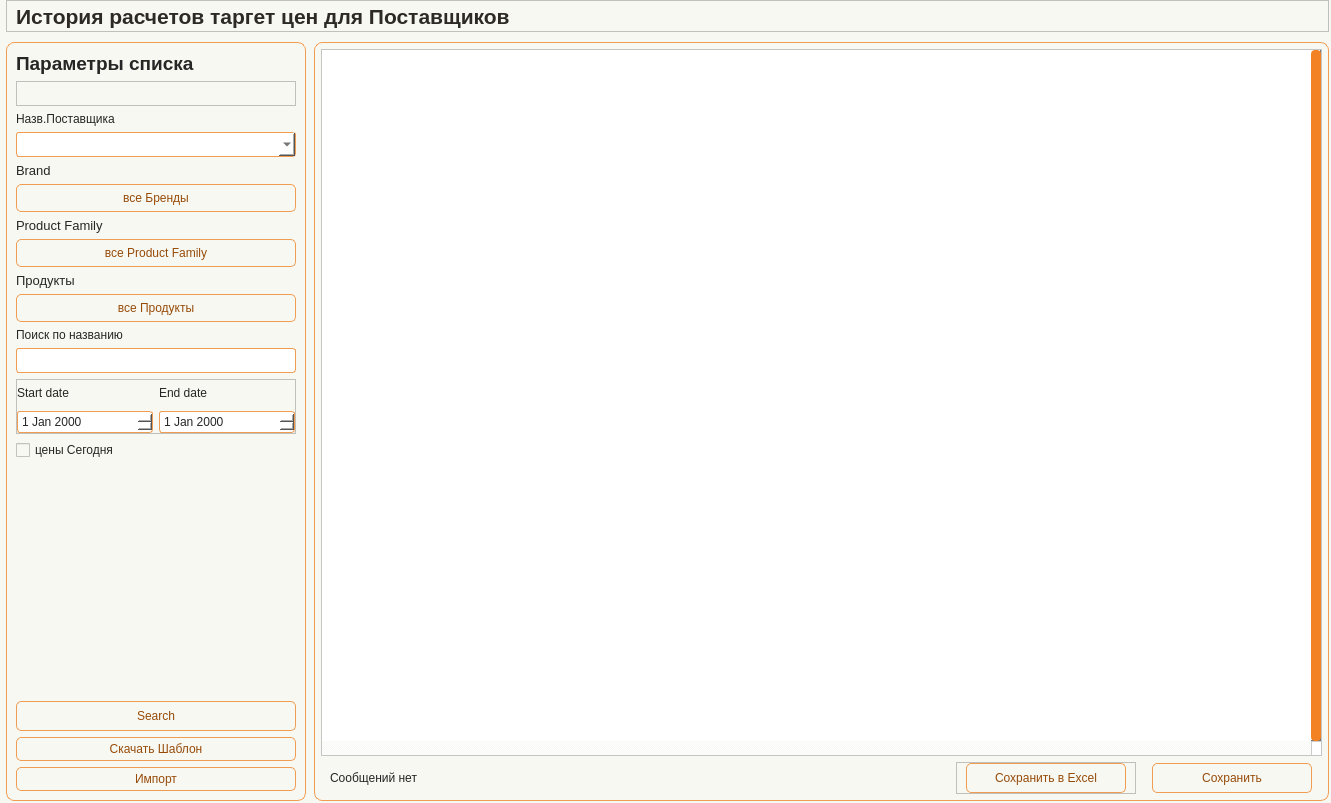
<?xml version="1.0" encoding="UTF-8"?>
<ui version="4.0">
 <class>Form</class>
 <widget class="QWidget" name="Form">
  <property name="geometry">
   <rect>
    <x>0</x>
    <y>0</y>
    <width>1331</width>
    <height>803</height>
   </rect>
  </property>
  <property name="minimumSize">
   <size>
    <width>930</width>
    <height>650</height>
   </size>
  </property>
  <property name="windowTitle">
   <string>Form</string>
  </property>
  <property name="styleSheet">
   <string notr="true">/* ===== BASE PREVIEW STYLE FOR DESIGNER ===== */

QWidget {
    background-color: #f8f8f2;
    color: #262626;
    font: 10pt &quot;Tahoma&quot;;
}

/* ===== LABELS ===== */

QLabel {
    color: #262626;
}

#Title_label {
    font: 16pt &quot;Tahoma&quot;;
    font-weight: 700;
    color: #2D2A26;
}

QLabel#label_filter_title {
    font: 14pt &quot;Tahoma&quot;;
    font-weight: 700;
}

/* ===== INPUTS ===== */

QLineEdit, QComboBox, QDateEdit {
    border: 1px solid #f09d54;
    border-radius: 3px;
    padding: 2px;
    background-color: #ffffff;
    color: #262626;
}

/* ===== BUTTONS ===== */

QPushButton {
    border: 1px solid #f09d54;
    border-radius: 5px;
    background-color: #f8f8f2;
    color: #964b09;
    padding: 4px;
}

/* ===== TABLE ===== */

QTableWidget {
    background-color: #ffffff;
    gridline-color: #f28223;
    selection-background-color: #f5d3b5;
    selection-color: #262626;
}

QHeaderView::section {
    background-color: #f5d3b5;
    border: 1px solid #f28223;
    padding: 3px;
}

/* ===== FRAMES ===== */

QFrame#frame_LeftPanel, 
QFrame#frame_RightPanel {
    border: 1px solid #f28223;
    border-radius: 5px;
}

/* ===== SCROLL ===== */

QScrollBar:vertical {
    background: #f8f8f2;
    width: 10px;
}

QScrollBar::handle:vertical {
    background: #f28223;
    border-radius: 4px;
}</string>
  </property>
  <layout class="QHBoxLayout" name="horizontalLayout">
   <property name="leftMargin">
    <number>0</number>
   </property>
   <property name="topMargin">
    <number>0</number>
   </property>
   <property name="rightMargin">
    <number>0</number>
   </property>
   <property name="bottomMargin">
    <number>0</number>
   </property>
   <item>
    <widget class="QWidget" name="widget" native="true">
     <layout class="QVBoxLayout" name="verticalLayout">
      <property name="spacing">
       <number>10</number>
      </property>
      <property name="leftMargin">
       <number>6</number>
      </property>
      <property name="topMargin">
       <number>0</number>
      </property>
      <property name="rightMargin">
       <number>2</number>
      </property>
      <property name="bottomMargin">
       <number>2</number>
      </property>
      <item>
       <widget class="QFrame" name="frame_6">
        <property name="minimumSize">
         <size>
          <width>0</width>
          <height>32</height>
         </size>
        </property>
        <property name="maximumSize">
         <size>
          <width>16777215</width>
          <height>32</height>
         </size>
        </property>
        <property name="frameShape">
         <enum>QFrame::Shape::StyledPanel</enum>
        </property>
        <property name="frameShadow">
         <enum>QFrame::Shadow::Raised</enum>
        </property>
        <layout class="QHBoxLayout" name="horizontalLayout_5">
         <property name="spacing">
          <number>0</number>
         </property>
         <property name="topMargin">
          <number>0</number>
         </property>
         <property name="bottomMargin">
          <number>0</number>
         </property>
         <item>
          <widget class="QLabel" name="Title_label">
           <property name="minimumSize">
            <size>
             <width>0</width>
             <height>30</height>
            </size>
           </property>
           <property name="maximumSize">
            <size>
             <width>16777215</width>
             <height>30</height>
            </size>
           </property>
           <property name="font">
            <font>
             <family>Tahoma</family>
             <pointsize>16</pointsize>
             <italic>false</italic>
             <bold>true</bold>
            </font>
           </property>
           <property name="layoutDirection">
            <enum>Qt::LayoutDirection::LeftToRight</enum>
           </property>
           <property name="text">
            <string>История расчетов таргет цен для Поставщиков</string>
           </property>
          </widget>
         </item>
         <item>
          <spacer name="horizontalSpacer_top">
           <property name="orientation">
            <enum>Qt::Orientation::Horizontal</enum>
           </property>
           <property name="sizeHint" stdset="0">
            <size>
             <width>654</width>
             <height>17</height>
            </size>
           </property>
          </spacer>
         </item>
        </layout>
       </widget>
      </item>
      <item>
       <widget class="QFrame" name="frame_Content">
        <property name="frameShape">
         <enum>QFrame::Shape::NoFrame</enum>
        </property>
        <property name="frameShadow">
         <enum>QFrame::Shadow::Plain</enum>
        </property>
        <layout class="QHBoxLayout" name="horizontalLayout_content">
         <property name="spacing">
          <number>8</number>
         </property>
         <property name="leftMargin">
          <number>0</number>
         </property>
         <property name="topMargin">
          <number>0</number>
         </property>
         <property name="rightMargin">
          <number>0</number>
         </property>
         <property name="bottomMargin">
          <number>0</number>
         </property>
         <item>
          <widget class="QFrame" name="frame_LeftPanel">
           <property name="minimumSize">
            <size>
             <width>280</width>
             <height>0</height>
            </size>
           </property>
           <property name="maximumSize">
            <size>
             <width>300</width>
             <height>16777215</height>
            </size>
           </property>
           <property name="styleSheet">
            <string notr="true">#frame_LeftPanel {border: 1px solid #f09d54; border-radius: 8px;}</string>
           </property>
           <property name="frameShape">
            <enum>QFrame::Shape::StyledPanel</enum>
           </property>
           <property name="frameShadow">
            <enum>QFrame::Shadow::Raised</enum>
           </property>
           <layout class="QVBoxLayout" name="verticalLayout_left">
            <property name="spacing">
             <number>6</number>
            </property>
            <property name="leftMargin">
             <number>9</number>
            </property>
            <property name="topMargin">
             <number>9</number>
            </property>
            <property name="rightMargin">
             <number>9</number>
            </property>
            <property name="bottomMargin">
             <number>9</number>
            </property>
            <item>
             <widget class="QLabel" name="label_filter_title">
              <property name="font">
               <font>
                <family>Tahoma</family>
                <pointsize>14</pointsize>
                <italic>false</italic>
                <bold>true</bold>
               </font>
              </property>
              <property name="text">
               <string>Параметры списка</string>
              </property>
             </widget>
            </item>
            <item>
             <widget class="QFrame" name="frame_2">
              <property name="minimumSize">
               <size>
                <width>0</width>
                <height>25</height>
               </size>
              </property>
              <property name="maximumSize">
               <size>
                <width>16777215</width>
                <height>25</height>
               </size>
              </property>
              <property name="frameShape">
               <enum>QFrame::Shape::StyledPanel</enum>
              </property>
              <property name="frameShadow">
               <enum>QFrame::Shadow::Raised</enum>
              </property>
             </widget>
            </item>
            <item>
             <widget class="QLabel" name="label_2">
              <property name="text">
               <string>Назв.Поставщика</string>
              </property>
             </widget>
            </item>
            <item>
             <widget class="QComboBox" name="line_SupplName">
              <property name="minimumSize">
               <size>
                <width>0</width>
                <height>25</height>
               </size>
              </property>
              <property name="maximumSize">
               <size>
                <width>16777215</width>
                <height>25</height>
               </size>
              </property>
             </widget>
            </item>
            <item>
             <widget class="QLabel" name="label_5">
              <property name="font">
               <font>
                <family>Tahoma</family>
                <pointsize>10</pointsize>
                <italic>false</italic>
                <bold>false</bold>
               </font>
              </property>
              <property name="text">
               <string>Brand</string>
              </property>
             </widget>
            </item>
            <item>
             <widget class="QPushButton" name="btn_FilterBrand">
              <property name="minimumSize">
               <size>
                <width>0</width>
                <height>28</height>
               </size>
              </property>
              <property name="toolTip">
               <string>Открыть фильтр по брендам</string>
              </property>
              <property name="text">
               <string>все Бренды</string>
              </property>
             </widget>
            </item>
            <item>
             <widget class="QLabel" name="label_4">
              <property name="font">
               <font>
                <family>Tahoma</family>
                <pointsize>10</pointsize>
                <italic>false</italic>
                <bold>false</bold>
               </font>
              </property>
              <property name="text">
               <string>Product Family</string>
              </property>
             </widget>
            </item>
            <item>
             <widget class="QPushButton" name="btn_FilterProductFamily">
              <property name="minimumSize">
               <size>
                <width>0</width>
                <height>28</height>
               </size>
              </property>
              <property name="toolTip">
               <string>Открыть фильтр по Product Family</string>
              </property>
              <property name="text">
               <string>все Product Family</string>
              </property>
             </widget>
            </item>
            <item>
             <widget class="QLabel" name="label_3">
              <property name="font">
               <font>
                <family>Tahoma</family>
                <pointsize>10</pointsize>
                <italic>false</italic>
                <bold>false</bold>
               </font>
              </property>
              <property name="text">
               <string>Продукты</string>
              </property>
             </widget>
            </item>
            <item>
             <widget class="QPushButton" name="btn_FilterProduct">
              <property name="minimumSize">
               <size>
                <width>0</width>
                <height>28</height>
               </size>
              </property>
              <property name="toolTip">
               <string>Открыть фильтр по продуктам</string>
              </property>
              <property name="text">
               <string>все Продукты</string>
              </property>
             </widget>
            </item>
            <item>
             <widget class="QLabel" name="label_8">
              <property name="text">
               <string>Поиск по названию</string>
              </property>
             </widget>
            </item>
            <item>
             <widget class="QLineEdit" name="line_NameSearch">
              <property name="minimumSize">
               <size>
                <width>0</width>
                <height>25</height>
               </size>
              </property>
              <property name="maximumSize">
               <size>
                <width>16777215</width>
                <height>25</height>
               </size>
              </property>
             </widget>
            </item>
            <item>
             <widget class="QFrame" name="frame_7">
              <property name="minimumSize">
               <size>
                <width>0</width>
                <height>55</height>
               </size>
              </property>
              <property name="maximumSize">
               <size>
                <width>16777215</width>
                <height>55</height>
               </size>
              </property>
              <property name="frameShape">
               <enum>QFrame::Shape::StyledPanel</enum>
              </property>
              <property name="frameShadow">
               <enum>QFrame::Shadow::Raised</enum>
              </property>
              <layout class="QGridLayout" name="gridLayout">
               <property name="leftMargin">
                <number>0</number>
               </property>
               <property name="topMargin">
                <number>0</number>
               </property>
               <property name="rightMargin">
                <number>0</number>
               </property>
               <property name="bottomMargin">
                <number>0</number>
               </property>
               <item row="3" column="0">
                <widget class="QDateEdit" name="line_Start_date"/>
               </item>
               <item row="3" column="1">
                <widget class="QDateEdit" name="line_End_date"/>
               </item>
               <item row="2" column="1">
                <widget class="QLabel" name="label_7">
                 <property name="text">
                  <string>End date</string>
                 </property>
                </widget>
               </item>
               <item row="2" column="0">
                <widget class="QLabel" name="label_6">
                 <property name="text">
                  <string>Start date</string>
                 </property>
                </widget>
               </item>
              </layout>
             </widget>
            </item>
            <item>
             <widget class="QCheckBox" name="chb_CalcToday">
              <property name="text">
               <string>цены Сегодня</string>
              </property>
             </widget>
            </item>
            <item>
             <spacer name="verticalSpacer_filters">
              <property name="orientation">
               <enum>Qt::Orientation::Vertical</enum>
              </property>
              <property name="sizeHint" stdset="0">
               <size>
                <width>20</width>
                <height>370</height>
               </size>
              </property>
             </spacer>
            </item>
            <item>
             <widget class="QFrame" name="frame_3">
              <property name="minimumSize">
               <size>
                <width>110</width>
                <height>0</height>
               </size>
              </property>
              <property name="maximumSize">
               <size>
                <width>16777215</width>
                <height>16777215</height>
               </size>
              </property>
              <layout class="QVBoxLayout" name="verticalLayout_4" stretch="0,0,0">
               <property name="spacing">
                <number>6</number>
               </property>
               <property name="leftMargin">
                <number>0</number>
               </property>
               <property name="topMargin">
                <number>0</number>
               </property>
               <property name="rightMargin">
                <number>0</number>
               </property>
               <property name="bottomMargin">
                <number>0</number>
               </property>
               <item>
                <widget class="QPushButton" name="btn_Search">
                 <property name="minimumSize">
                  <size>
                   <width>100</width>
                   <height>30</height>
                  </size>
                 </property>
                 <property name="maximumSize">
                  <size>
                   <width>16777215</width>
                   <height>16777215</height>
                  </size>
                 </property>
                 <property name="text">
                  <string>Search</string>
                 </property>
                 <property name="icon">
                  <iconset resource="../resource.qrc">
                   <normaloff>:/icon/icon/search — копия — копия.svg</normaloff>:/icon/icon/search — копия — копия.svg</iconset>
                 </property>
                </widget>
               </item>
               <item>
                <widget class="QPushButton" name="btn_DownFile">
                 <property name="text">
                  <string>Скачать Шаблон</string>
                 </property>
                 <property name="icon">
                  <iconset resource="../resource.qrc">
                   <normaloff>:/icon/icon/arrow-down-circle — копия — копия.svg</normaloff>:/icon/icon/arrow-down-circle — копия — копия.svg</iconset>
                 </property>
                </widget>
               </item>
               <item>
                <widget class="QPushButton" name="btn_Import">
                 <property name="text">
                  <string>Импорт</string>
                 </property>
                 <property name="icon">
                  <iconset resource="../resource.qrc">
                   <normaloff>:/icon/icon/arrow-up-circle — копия — копия.svg</normaloff>:/icon/icon/arrow-up-circle — копия — копия.svg</iconset>
                 </property>
                </widget>
               </item>
              </layout>
             </widget>
            </item>
           </layout>
          </widget>
         </item>
         <item>
          <widget class="QFrame" name="frame_RightPanel">
           <property name="styleSheet">
            <string notr="true">#frame_RightPanel {border: 1px solid #f09d54; border-radius: 8px;}</string>
           </property>
           <property name="frameShape">
            <enum>QFrame::Shape::StyledPanel</enum>
           </property>
           <property name="frameShadow">
            <enum>QFrame::Shadow::Raised</enum>
           </property>
           <layout class="QVBoxLayout" name="verticalLayout_right">
            <property name="spacing">
             <number>6</number>
            </property>
            <property name="leftMargin">
             <number>6</number>
            </property>
            <property name="topMargin">
             <number>6</number>
            </property>
            <property name="rightMargin">
             <number>6</number>
            </property>
            <property name="bottomMargin">
             <number>6</number>
            </property>
            <item>
             <layout class="QHBoxLayout" name="horizontalLayout_topRight">
              <property name="spacing">
               <number>6</number>
              </property>
              <property name="leftMargin">
               <number>0</number>
              </property>
              <property name="topMargin">
               <number>0</number>
              </property>
              <property name="rightMargin">
               <number>0</number>
              </property>
              <property name="bottomMargin">
               <number>0</number>
              </property>
             </layout>
            </item>
            <item>
             <widget class="QTableWidget" name="table">
              <property name="verticalScrollBarPolicy">
               <enum>Qt::ScrollBarPolicy::ScrollBarAlwaysOn</enum>
              </property>
              <property name="horizontalScrollBarPolicy">
               <enum>Qt::ScrollBarPolicy::ScrollBarAlwaysOn</enum>
              </property>
              <property name="sizeAdjustPolicy">
               <enum>QAbstractScrollArea::SizeAdjustPolicy::AdjustToContents</enum>
              </property>
              <property name="autoScrollMargin">
               <number>10</number>
              </property>
              <property name="selectionMode">
               <enum>QAbstractItemView::SelectionMode::SingleSelection</enum>
              </property>
              <property name="textElideMode">
               <enum>Qt::TextElideMode::ElideMiddle</enum>
              </property>
              <property name="sortingEnabled">
               <bool>true</bool>
              </property>
              <property name="wordWrap">
               <bool>false</bool>
              </property>
              <property name="rowCount">
               <number>0</number>
              </property>
              <property name="columnCount">
               <number>0</number>
              </property>
              <attribute name="horizontalHeaderCascadingSectionResizes">
               <bool>true</bool>
              </attribute>
              <attribute name="horizontalHeaderMinimumSectionSize">
               <number>55</number>
              </attribute>
              <attribute name="horizontalHeaderDefaultSectionSize">
               <number>100</number>
              </attribute>
              <attribute name="horizontalHeaderShowSortIndicator" stdset="0">
               <bool>true</bool>
              </attribute>
              <attribute name="horizontalHeaderStretchLastSection">
               <bool>true</bool>
              </attribute>
              <attribute name="verticalHeaderVisible">
               <bool>false</bool>
              </attribute>
              <attribute name="verticalHeaderCascadingSectionResizes">
               <bool>true</bool>
              </attribute>
              <attribute name="verticalHeaderMinimumSectionSize">
               <number>24</number>
              </attribute>
              <attribute name="verticalHeaderDefaultSectionSize">
               <number>25</number>
              </attribute>
              <attribute name="verticalHeaderHighlightSections">
               <bool>false</bool>
              </attribute>
             </widget>
            </item>
            <item>
             <widget class="QFrame" name="frame_Update">
              <property name="minimumSize">
               <size>
                <width>0</width>
                <height>0</height>
               </size>
              </property>
              <property name="maximumSize">
               <size>
                <width>16777215</width>
                <height>50</height>
               </size>
              </property>
              <layout class="QHBoxLayout" name="horizontalLayout_4">
               <property name="leftMargin">
                <number>0</number>
               </property>
               <property name="topMargin">
                <number>0</number>
               </property>
               <property name="rightMargin">
                <number>0</number>
               </property>
               <property name="bottomMargin">
                <number>0</number>
               </property>
               <item>
                <widget class="QFrame" name="frame_4">
                 <property name="minimumSize">
                  <size>
                   <width>0</width>
                   <height>0</height>
                  </size>
                 </property>
                 <layout class="QVBoxLayout" name="verticalLayout_5">
                  <property name="leftMargin">
                   <number>9</number>
                  </property>
                  <property name="topMargin">
                   <number>0</number>
                  </property>
                  <property name="rightMargin">
                   <number>0</number>
                  </property>
                  <property name="bottomMargin">
                   <number>0</number>
                  </property>
                  <item>
                   <widget class="QLabel" name="label_msg">
                    <property name="text">
                     <string>Сообщений нет</string>
                    </property>
                   </widget>
                  </item>
                 </layout>
                </widget>
               </item>
               <item>
                <widget class="QFrame" name="frame">
                 <property name="minimumSize">
                  <size>
                   <width>180</width>
                   <height>0</height>
                  </size>
                 </property>
                 <property name="maximumSize">
                  <size>
                   <width>180</width>
                   <height>16777215</height>
                  </size>
                 </property>
                 <property name="frameShape">
                  <enum>QFrame::Shape::StyledPanel</enum>
                 </property>
                 <property name="frameShadow">
                  <enum>QFrame::Shadow::Raised</enum>
                 </property>
                 <layout class="QHBoxLayout" name="horizontalLayout_2">
                  <property name="spacing">
                   <number>0</number>
                  </property>
                  <property name="leftMargin">
                   <number>0</number>
                  </property>
                  <property name="topMargin">
                   <number>0</number>
                  </property>
                  <property name="rightMargin">
                   <number>0</number>
                  </property>
                  <property name="bottomMargin">
                   <number>0</number>
                  </property>
                  <item>
                   <widget class="QPushButton" name="btn_SaveExcel">
                    <property name="minimumSize">
                     <size>
                      <width>160</width>
                      <height>30</height>
                     </size>
                    </property>
                    <property name="maximumSize">
                     <size>
                      <width>160</width>
                      <height>30</height>
                     </size>
                    </property>
                    <property name="text">
                     <string>Сохранить в Excel</string>
                    </property>
                    <property name="icon">
                     <iconset resource="../resource.qrc">
                      <normaloff>:/icon/icon/download — копия — копия.svg</normaloff>:/icon/icon/download — копия — копия.svg</iconset>
                    </property>
                   </widget>
                  </item>
                 </layout>
                </widget>
               </item>
               <item>
                <widget class="QFrame" name="frame_5">
                 <property name="minimumSize">
                  <size>
                   <width>120</width>
                   <height>0</height>
                  </size>
                 </property>
                 <property name="maximumSize">
                  <size>
                   <width>180</width>
                   <height>16777215</height>
                  </size>
                 </property>
                 <layout class="QHBoxLayout" name="horizontalLayout_3">
                  <property name="spacing">
                   <number>0</number>
                  </property>
                  <property name="leftMargin">
                   <number>0</number>
                  </property>
                  <property name="topMargin">
                   <number>0</number>
                  </property>
                  <property name="rightMargin">
                   <number>0</number>
                  </property>
                  <property name="bottomMargin">
                   <number>0</number>
                  </property>
                  <item>
                   <widget class="QPushButton" name="btn_Save">
                    <property name="minimumSize">
                     <size>
                      <width>160</width>
                      <height>30</height>
                     </size>
                    </property>
                    <property name="maximumSize">
                     <size>
                      <width>160</width>
                      <height>16777215</height>
                     </size>
                    </property>
                    <property name="text">
                     <string>Сохранить</string>
                    </property>
                    <property name="icon">
                     <iconset resource="../resource.qrc">
                      <normaloff>:/icon/icon/save — копия — копия.svg</normaloff>:/icon/icon/save — копия — копия.svg</iconset>
                    </property>
                   </widget>
                  </item>
                 </layout>
                </widget>
               </item>
              </layout>
             </widget>
            </item>
           </layout>
          </widget>
         </item>
        </layout>
       </widget>
      </item>
     </layout>
    </widget>
   </item>
  </layout>
 </widget>
 <resources>
  <include location="../resource.qrc"/>
 </resources>
 <connections/>
</ui>
